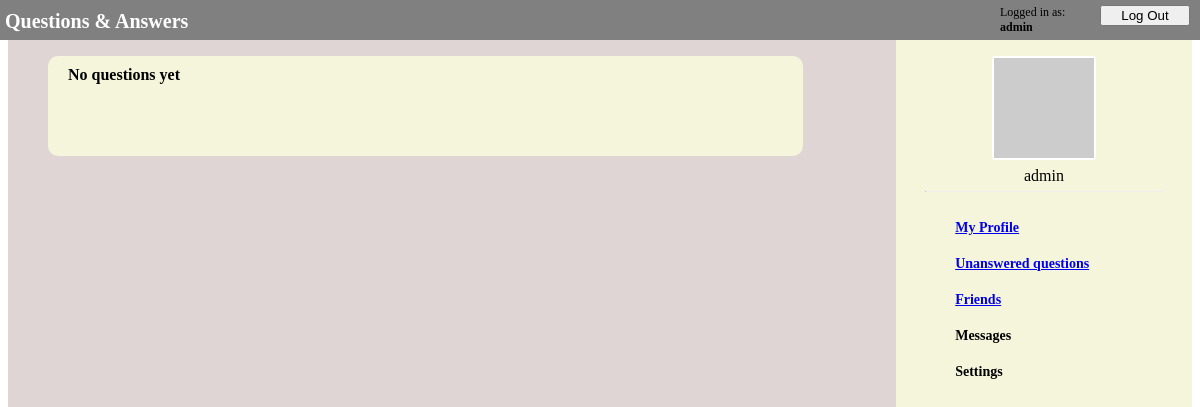
Page /ask/profile (signed in) on the earlier database version.
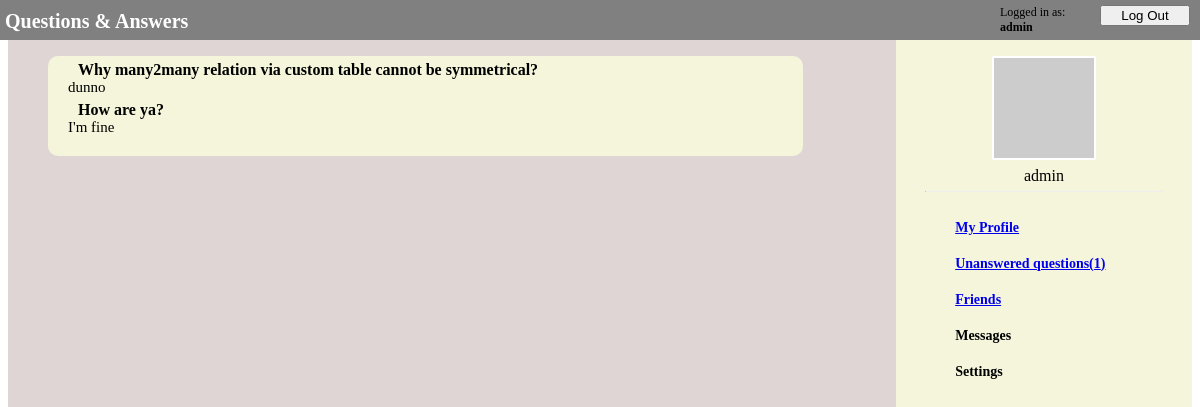
Same page on the later database version.
### ask/models.py (models this page shows)
class QuestionModel(models.Model):
    owner = models.ForeignKey(
        UserModel, on_delete=models.CASCADE, related_name="questions_owner")
    asked_by = models.ForeignKey(
        UserModel, on_delete=models.PROTECT, related_name="questions_asked")
    content = models.CharField(max_length=1000)
    date = models.DateTimeField(auto_now_add=True)
    answer = models.OneToOneField(
        AnswerModel, null=True, on_delete=models.CASCADE)

class AnswerModel(models.Model):
    content = models.CharField(max_length=1000)
    date = models.DateTimeField(auto_now_add=True)

### ask/views.py (the view)
# urls.py: path('profile', views.ProfileView.as_view(), name='profile'),
class ProfileView(View, QuestionsMixIn):
    def get(self, request):
        if not self.is_user_logged_in(request.session):
            return HttpResponseRedirect(reverse("ask:login"))
        user_id = request.session['_auth_user_id']
        context = self.get_context(user_id)
        return render(request, "ask/profile.html", context=context)
    def is_user_logged_in(self, session):
        try:
            if session['logged_in']:
                return True
        except KeyError:
            return False
        else:
            return False
    @QuestionsMixIn.add_num_unanswered_to_context
    def get_context(self, user_id):
        user = UserModel.objects.get(pk=user_id)
        questions_with_answers = self.questions_with_answers(
            user)
        context = {"questions_with_answers": questions_with_answers}
        return context

### ask/views.py (called while the page is built)
    def questions_with_answers(self, user):
        answered_questions = QuestionModel.objects.filter(
            owner=user).exclude(answer=None).order_by('date')[::-1]
        answers = [question.answer for question in answered_questions]
        return list(zip(answered_questions, answers))

    @staticmethod
    def add_num_unanswered_to_context(func, *args, **kwargs):
        def context_with_unanswered(self, *args, **kwargs):
            context = func(self, *args, **kwargs)
            user_id = args[0]
            context["num_unanswered"] = self.get_num_unanswered(user_id)
            return context
        return context_with_unanswered

    def get_num_unanswered(self, user_id):
        if type(user_id) == int:
            user = UserModel.objects.get(pk=user_id)
        elif type(user_id) == str:
            user = UserModel.objects.get(pk=user_id)
        else:
            user = user_id
        unanswered_questions = self.unanswered_questions(user)
        return len(unanswered_questions)

    def unanswered_questions(self, user):
        unanswered_questions = QuestionModel.objects.filter(
            owner=user).filter(answer=None)
        return unanswered_questions

### ask/templates/ask/profile.html (shortened to what this page needs)
{% extends "ask/navigation_bar.html" %}
{% load static %}
{%block styles %}
<link rel="stylesheet" type="text/css" href="{% static 'ask/navigation_bar.css' %}">
<link rel="stylesheet" type="text/css" href="{% static 'ask/questions.css' %}">
<link rel="stylesheet" type="text/css" href="{% static 'ask/profile.css' %}">
{% endblock styles %}
{%block content %}
<div class="questions">
    <div class="question_block">
        {% if questions_with_answers %}
        {% for question, answer in questions_with_answers %}
        <p class="question">{{ question.content }}</p>
        <p class="answer">{{ answer.content }}</p>
        {% endfor %}
        {% else %}
        <p class="no_unanswered">No questions yet</p>
        {% endif %}
    </div>
</div>
{% endblock content %}

### ask/templates/ask/navigation_bar.html (shortened to what this page needs)
{% extends "ask/login_bar.html" %}
{% load static %}
{% block nav %}
<nav>
    <div class="nav_avatar_position">
        <img src="https://via.placeholder.com/100" class="nav_avatar">
        <p class="nav_username">{{request.session.username}}</p>
        <hr class="nav_line">
    </div>
    <a href="{% url 'ask:profile' %}">My Profile</a>
    {% if num_unanswered > 0 %}
    <a href="{% url 'ask:unanswered' %}">Unanswered questions({{num_unanswered}})</a>
    {% else %}
    <a href="{% url 'ask:unanswered' %}">Unanswered questions</a>
    {% endif %}
    <a href="{% url 'ask:friends' %}">Friends</a>
    <a>Messages</a>
    <a>Settings</a>
</nav>
{% endblock nav %}

Differences in the rows shown:
added QuestionModel: content "Why many2many relation via custom table cannot be symmetrical?", content "dunno"
added QuestionModel: content "How are ya?", content "I'm fine"
Other differences:
{{ num_unanswered }}: (not shown) → "1"
text no longer shown: "No questions yet Unanswered questions"
text now shown: "Unanswered questions( )"
